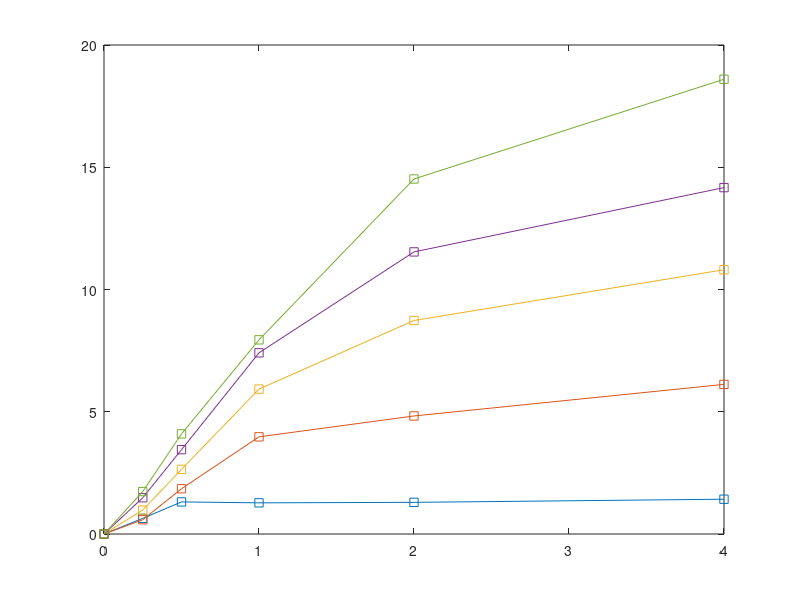

The MATLAB source for this figure: (Note: this script raises an error after producing the figure.)
close all
clear all
clc

% read data
fid = fopen('drag.dat', 'r');
fgetl(fid);
values = zeros(6,6,5);
for n = 1:5
    fgetl(fid);
    for k = 1:6 % six rows
        line = fgetl(fid);
        values(k,:,n) = sscanf(line, '%f');
    end
end
fclose(fid);

% obtain c(n,reb) based on ubp, ret
cn = zeros(6,5); % 6 n, 5 reb
kap = 0.387;
for n = 1:5
    for k = 1:6
        this_reb = values(k,2,n);
        this_ret = values(k,3,n);
        this_cf  = values(k,4,n)/4;
        this_rot = values(k,1,n);
        this_ubp = sqrt(2/this_cf);
        this_cn  = this_ubp - 1/kap*log(this_ret);
        cn(k,n) = this_cn;
    end
end

% cn vs rot
rot = values(:,1,:);
reb = values(:,2,:);
ret = values(:,3,:);
cf = values(:,4,:)/4;
dr = values(:,5,:);
figure(1)
for n = 1:5
    plot(rot(:,n),cn(:,n)-cn(1,n),'s-')
    hold on
end
% c(0)=1.229 unset
f = fit(rot(1:5,5),cn(1:5,5)-cn(1,5),'poly1');
plot(rot(:,5),f.p1*rot(:,5)+f.p2,'--')
alph = f.p1;
b = f.p2;

% cn vs rotp
figure(2)
rotp = rot/2.*reb./ret;
for n = 1:5
    semilogx(rotp(:,n),cn(:,n)-cn(1,n),'s-')
    hold on
end
f = fit(log(rotp(2:3,5)),cn(2:3,5)-cn(1,5),'poly1');
plot(rotp(:,5),f.p1*log(rotp(:,5))+f.p2,'--')
alphp = f.p1;
bp = f.p2;

% dr vs rotp
figure(3)
for n = 1:5
    semilogx(rotp(:,n),dr(:,n),'s-')
    hold on
end
dr_fit = zeros(6,1,5);
for k = 2:6
    dr_fit(k,5) = 2/(sqrt(2/cf(1,5))+1/kap)*(alphp*log(rotp(k,5))+bp);
end
% semilogx(rotp(2:6,5),dr_fit(2:6,5),'-s')
for k = 2:6
    dr_fit(k,5) = 2/(sqrt(2/cf(1,5))+1/kap)*(cn(k,5)-cn(1,5));
end
% semilogx(rotp(2:6,5),dr_fit(2:6,5),'-g')
for k = 1:6
    dr_fit(k,5) = 2/(sqrt(2/cf(1,5))+1/kap)*(alph*rot(k,5)+0);
end
% semilogx(rotp(1:6,5),dr_fit(1:6,5),'-b')

figure(4)
for n = 1:5
    plot(rot(:,n),dr(:,n),'s-')
    hold on
end
% dr vs rot
for k = 1:6
    dr_fit(k,5) = 2/(sqrt(2/cf(1,5))+1/kap)*(alph*rot(k,5)+b);
end
% plot(rot(1:6,5),dr_fit(1:6,5),'-b')

% cf prediction based on a linear change of c(n)-c(0) with
alph_mean = zeros(5);
cf_pred = zeros(6,1,5);
rotp_pred = zeros(6,1,5);
dr_pred = zeros(6,1,5);
for n = 1:5
    alph_mean(n) = mean((cn(2:5,n)-cn(1,n))./rot(2:5,n));
end
syms y
for n = 1:5
    for k = 1:6
        this_cf0 = cf(1,n);
        this_alpha = alph_mean(n);
        this_rot = rot(k,n);
        eqn = sqrt(2/y) - sqrt(2/this_cf0) - 1/kap*log(sqrt(y/this_cf0)) - this_alpha*this_rot == 0;
        cf_pred(k,n) = vpasolve(eqn,y);
    end
end
for n = 1:5
    for k = 1:6
        dr_pred(k,n) = 1 - cf_pred(k,n)/cf_pred(1,n);
    end
end
figure(4)
plot(rot(1:6,5),dr_pred(1:6,5),'--k','LineWidth',2)
xlabel('N')
ylabel('DR')

figure(3)
rotp_pred(1:6,5) = rot(1:6,5).*sqrt(2./cf_pred(1:6,5));
semilogx(rotp_pred(1:6,5),dr_pred(1:6,5),'--k','LineWidth',2)
xlabel('N+')
ylabel('DR')

% does not make sense, dr is far from small
% the discrepancy is large even using true cn without fitting
% only N=0.25 makes sense

cn(2:5,5)-cn(1,5)
